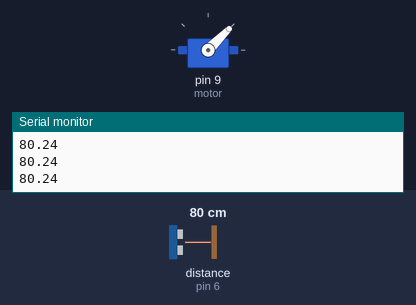
A sketch run on a simulated Arduino Uno, built with avr-gcc and run on an emulated ATmega328P. Parts: servo, the last lines printed to the serial monitor. Wiring (inferred from the names in the program): ultrasonic range finder: trigger pin 7; echo pin 6. The inputs (shaded band) are chosen by the test bench; at power-on: distance to the obstacle (sensor on pin 6) 80 cm. The echo pulse lasts 58.3 µs per cm.

Above: at 1.2 s.
1.3 s: distance to the obstacle (sensor on pin 6) set to 12 cm
3.0 s: distance to the obstacle (sensor on pin 6) set to 9 cm
At 4.9 s:
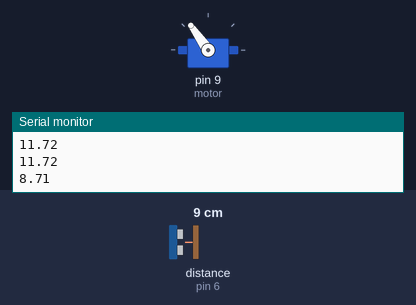
Timing chart, 0 to 10.5 s (numbered marks = the images above; inputs shaded):
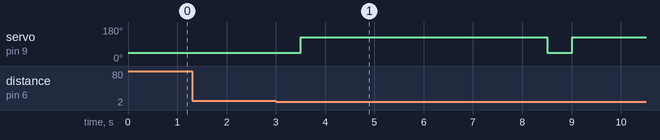

Measured:
- the behaviour switches between 11 and 10 cm on distance to the obstacle (sensor on pin 6) (found by bisection; images 0 and 1)
- after the input at 3.0 s, servo on pin 9 (motor): 45° → 125° after 0.51 s, → 45° 5.0 s later, → 125° 0.50 s later

The sketch:

Smart-Trash.ino
```cpp
#include <Servo.h>

#define echo 6
#define trig 7

Servo motor;

void setup() {
  pinMode(echo, INPUT);
  pinMode(trig, OUTPUT);
  motor.attach(9);
  Serial.begin(9600);
}

void loop() {
  motor.write(45);
  digitalWrite(trig, LOW);
  delayMicroseconds(2);
  digitalWrite(trig, HIGH);
  delayMicroseconds(2);
  digitalWrite(trig, LOW);

  float zaman = pulseIn(echo, HIGH);
  float cm = zaman / 58.2;
  Serial.println(cm);

  if(cm <= 10)
  {
    delay(500);
    motor.write(125);
    delay(5000);
    motor.write(0);
  }
}
```
